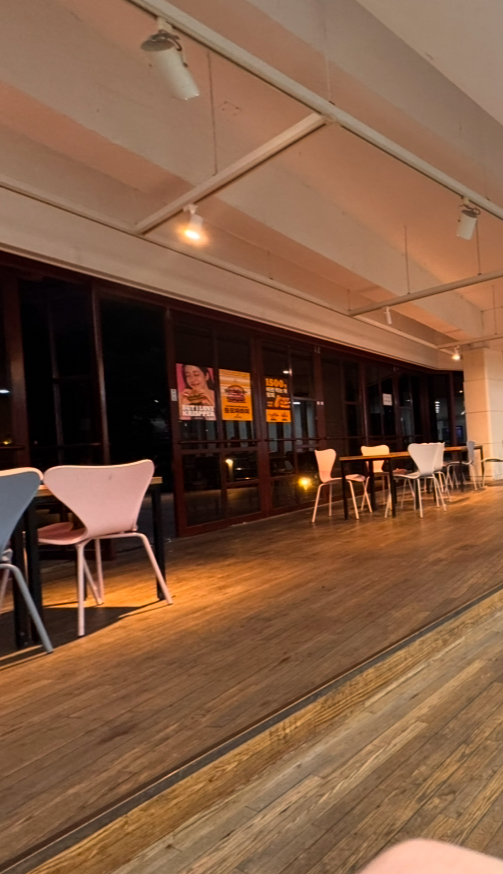
#> input picture assn3/images/IMG_7311.jpg, 503 x 874 px
$ jupyter execute panorama.ipynb
#> lines starting #> are read from the running program, lines starting #| are printed output that depends on the picture; after the words box and inside, x2 and y2 are one past the last pixel; in counts of white or black regions, pixels touching at a corner belong together
[cell 1]
import cv2
import numpy as np
import glob
import argparse
import os

[cell 2]
def detect_and_match_features(img1, img2):
    # SIFT keypoints + descriptors
    sift = cv2.SIFT_create()
    kp1, des1 = sift.detectAndCompute(img1, None)
    kp2, des2 = sift.detectAndCompute(img2, None)
    # BFMatcher with L2 norm
    bf = cv2.BFMatcher(cv2.NORM_L2, crossCheck=True)
    matches = sorted(bf.match(des1, des2), key=lambda x: x.distance)
    pts1 = np.float32([kp1[m.queryIdx].pt for m in matches])
    pts2 = np.float32([kp2[m.trainIdx].pt for m in matches])
    return pts1, pts2

[cell 3]
def ransac_homography(src_pts, dst_pts, thresh=5.0, max_iter=2000):
    best_H, best_inliers = None, []
    n = len(src_pts)
    if n < 4:
        return None
    for _ in range(max_iter):
        idx = np.random.choice(n, 4, replace=False)
        H = cv2.getPerspectiveTransform(src_pts[idx], dst_pts[idx])
        proj = cv2.perspectiveTransform(src_pts.reshape(-1,1,2), H).reshape(-1,2)
        d = np.linalg.norm(dst_pts - proj, axis=1)
        inliers = np.where(d < thresh)[0]
        if len(inliers) > len(best_inliers):
            best_inliers = inliers
            best_H = H
    if best_H is not None and len(best_inliers) >= 4:
        best_H, _ = cv2.findHomography(src_pts[best_inliers], dst_pts[best_inliers], 0)
    return best_H

[cell 4]
def accumulate_homographies(images, ref_idx=0):
    N = len(images)
    Hs = [None]*N
    Hs[ref_idx] = np.eye(3, dtype=np.float32)
    # backward
    for i in range(ref_idx-1, -1, -1):
        p_src, p_dst = detect_and_match_features(images[i], images[i+1])
        H = ransac_homography(p_src, p_dst)
        Hs[i] = Hs[i+1] @ np.linalg.inv(H)
    # forward
    for i in range(ref_idx+1, N):
        p_src, p_dst = detect_and_match_features(images[i], images[i-1])
        H = ransac_homography(p_src, p_dst)
        Hs[i] = Hs[i-1] @ H
    return Hs

[cell 5]
def warp_images(images, Hs):
    # Compute canvas bounds
    corners = []
    for img, H in zip(images, Hs):
        h, w = img.shape[:2]
        pts = np.array([[0,0],[w,0],[w,h],[0,h]], np.float32).reshape(-1,1,2)
        warped = cv2.perspectiveTransform(pts, H)
        corners.append(warped.reshape(-1,2))
    all_pts = np.vstack(corners)
    x_min, y_min = np.int32(all_pts.min(axis=0) - 0.5)
    x_max, y_max = np.int32(all_pts.max(axis=0) + 0.5)
    trans = np.array([[1,0,-x_min],[0,1,-y_min],[0,0,1]], np.float32)
    canvas = (x_max-x_min, y_max-y_min)

    warped_imgs, masks = [], []
    for img, H in zip(images, Hs):
        Ht = trans @ H
        wimg = cv2.warpPerspective(img, Ht, canvas)
        mask = cv2.warpPerspective(np.ones(img.shape[:2], np.uint8), Ht, canvas)
        warped_imgs.append(wimg)
        masks.append(mask)
    return warped_imgs, masks

[cell 6]
def blend_images_poisson(warped_imgs, masks, ref_idx=0):
    # 시작 파노라마는 기준 이미지의 워핑 결과
    panorama = warped_imgs[ref_idx].copy()
    N = len(warped_imgs)
    for i in range(N):
        if i == ref_idx:
            continue
        mask = masks[i]
        if mask.sum() == 0:
            continue
        # 마스크 영역 ROI 계산
        x,y,w,h = cv2.boundingRect(mask)
        src_roi  = warped_imgs[i][y:y+h, x:x+w]
        mask_roi = mask[y:y+h, x:x+w]
        # 중심점
        center = (x + w//2, y + h//2)
        # Poisson 블렌딩
        panorama = cv2.seamlessClone(src_roi, panorama, mask_roi, center, cv2.NORMAL_CLONE)
    return panorama

[cell 7]
def stitch_images(images, ref_idx=0):
    Hs = accumulate_homographies(images, ref_idx)
    warped, masks = warp_images(images, Hs)
    pano = blend_images_poisson(warped, masks, ref_idx)
    return pano

[cell 8]
def main():
    parser = argparse.ArgumentParser()
    parser.add_argument("--images_dir",  required=True, help="Input images folder")
    parser.add_argument("--output",      default="panorama.jpg", help="Output filename")
    parser.add_argument("--ref_idx", type=int, default=0, help="Reference image index")
    args = parser.parse_args()

    paths = sorted(glob.glob(os.path.join(args.images_dir, "*.*")))
    imgs  = [cv2.imread(p) for p in paths]
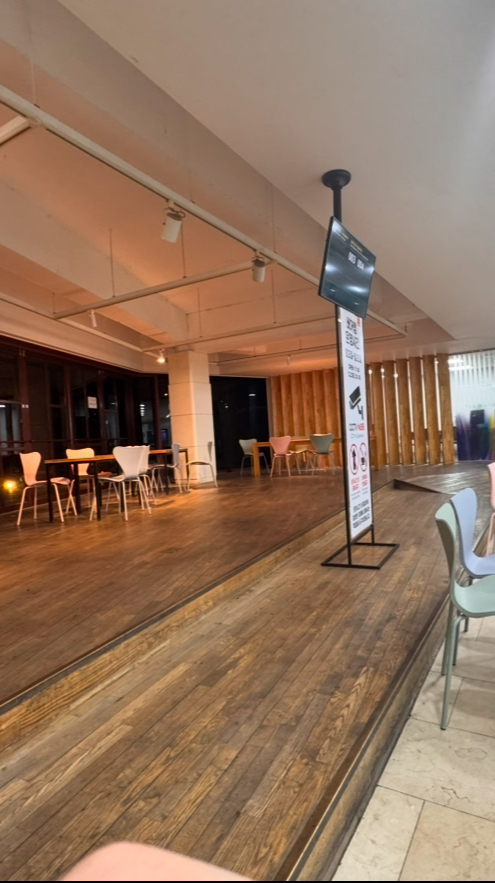
#> input picture assn3/images/IMG_7312.jpg, 495 x 883 px
#> imgs = 2 items
    if any(im is None for im in imgs):
        raise RuntimeError("이미지를 불러오는 데 실패했습니다.")

    result = stitch_images(imgs, args.ref_idx)
#> in accumulate_homographies, `N = len(images)`: N = 2
#> in accumulate_homographies, `Hs = [None]*N`: Hs = 2 items
#> the loop in accumulate_homographies, `for i in range(ref_idx+1, N):` made 1 pass
#> (matches in detect_and_match_features, n in ransac_homography) on pass 1: (643 matches, 643)
#> after the loop in accumulate_homographies, `for i in range(ref_idx+1, N):`: Hs = [[[1, 0, 0], [0, 1, 0], [0, 0, 1]], [[1, -6.06e-05, 295], [0.000268, 1, -3.02], [4.38e-07, -5.8e-08, 1]]]
#> the loop in warp_images, `for img, H in zip(images, Hs):` made 2 passes
#> (H, h, w, warped) on pass 1: ([[1, 0, 0], [0, 1, 0], [0, 0, 1]], 874, 503, [[0, 0], [503, 0], [503, 874], [0, 874]])
#> (h, w, pts, warped) on pass 2: (883, 495, [[0, 0], [495, 0], [495, 883], [0, 883]], [[295, -3.02], [789.9, -2.89], [789.9, 880], [295, 880]])
#> after the loop in warp_images, `for img, H in zip(images, Hs):`: corners = [[[0, 0], [503, 0], [503, 874], [0, 874]], [[295, -3.02], [789.9, -2.89], [789.9, 880], [295, 880]]]
#> in warp_images, `all_pts = np.vstack(corners)`: all_pts = [[0, 0], [503, 0], [503, 874], [0, 874], [295, -3.02], [789.9, -2.89], [789.9, 880], [295, 880]]
#> in warp_images, `x_min, y_min = np.int32(all_pts.min(axis=0) - 0.5)`: x_min = 0; y_min = -3
#> in warp_images, `x_max, y_max = np.int32(all_pts.max(axis=0) + 0.5)`: x_max = 790; y_max = 880
#> in warp_images, `trans = np.array([[1,0,-x_min],[0,1,-y_min],[0,0,1]], np.float32)`: trans = [[1, 0, 0], [0, 1, 3], [0, 0, 1]]
#> in warp_images, `canvas = (x_max-x_min, y_max-y_min)`: canvas = (790, 883)
#> the loop in warp_images, `for img, H in zip(images, Hs):` made 2 passes
#> (H, Ht) on pass 1: ([[1, 0, 0], [0, 1, 0], [0, 0, 1]], [[1, 0, 0], [0, 1, 3], [0, 0, 1]])
#> pass 1, in warp_images, `wimg = cv2.warpPerspective(img, Ht, canvas)`:
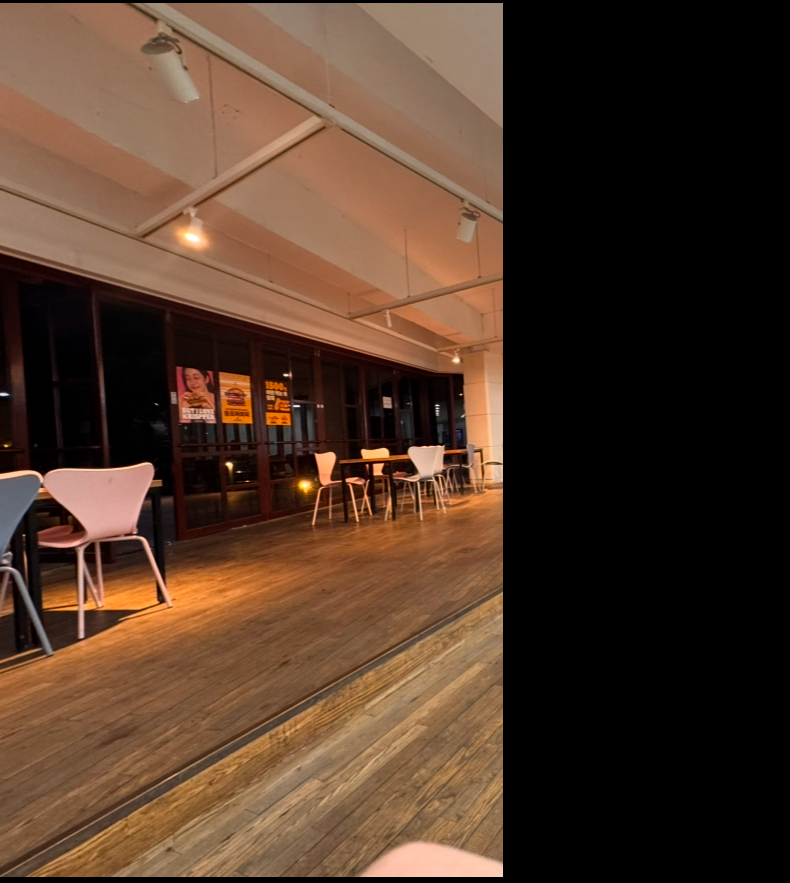
#> wimg: shape (883, 790, 3); mean B, G, R 40.6, 56.3, 79.9
#> pass 1, in warp_images, `mask = cv2.warpPerspective(np.ones(img.shape[:2], np.uint8), Ht, canvas)`:
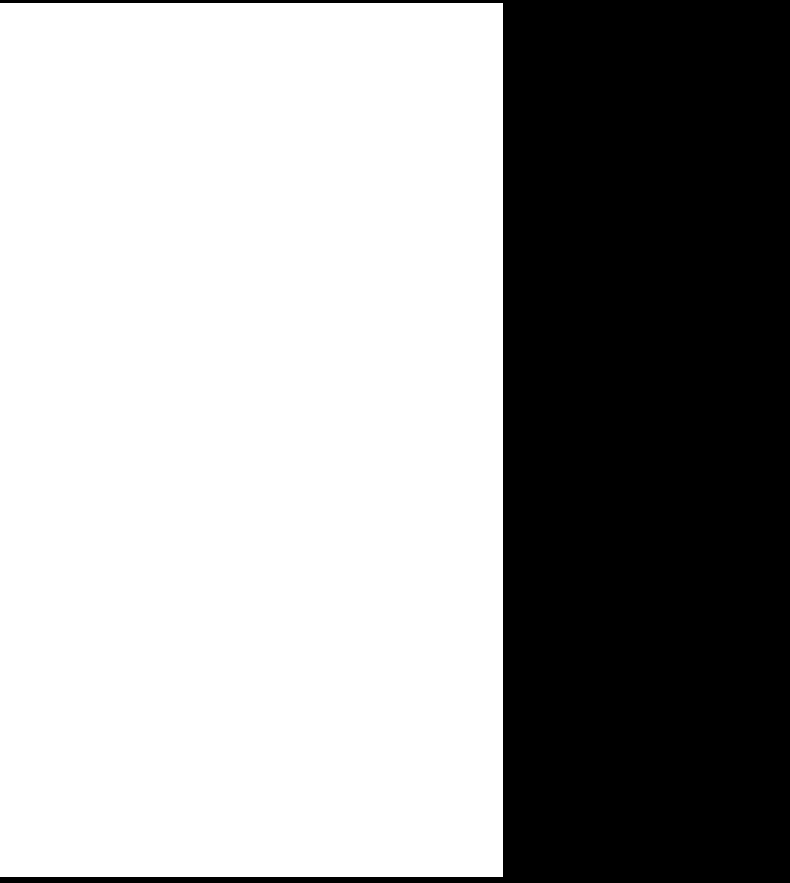
#> mask: shape (883, 790); values 0 (black) and 1 (white), 63% white; 1 black region, box (x1, y1, x2, y2) and area: (0, 0, 790, 883) 257948
#> pass 2, in warp_images, `wimg = cv2.warpPerspective(img, Ht, canvas)`:
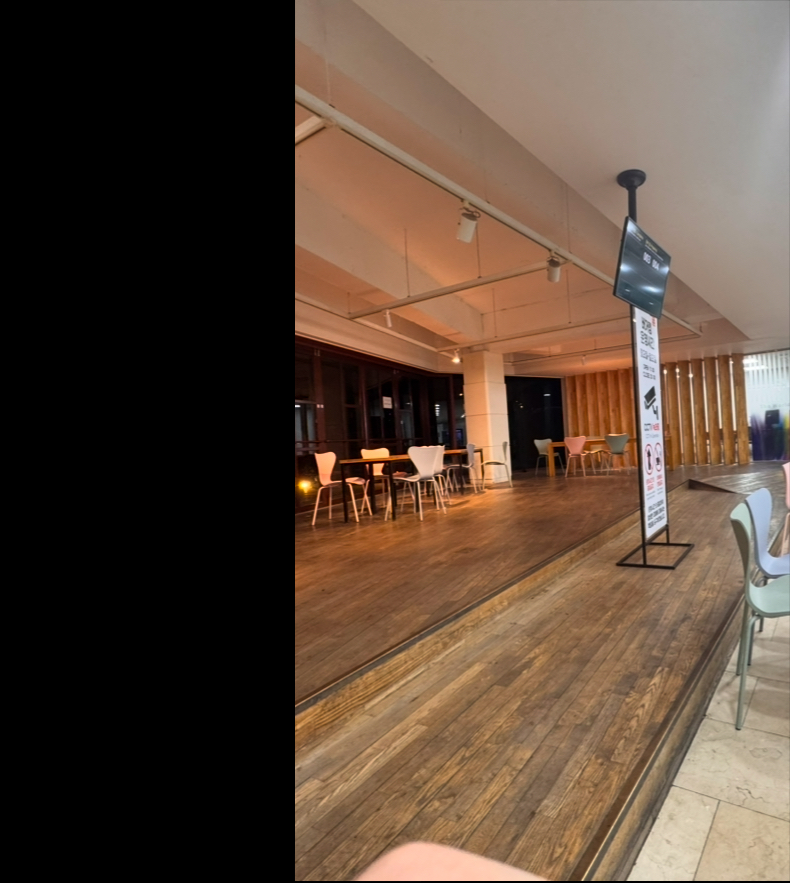
#> wimg: shape (883, 790, 3); mean B, G, R 57.3, 71.6, 90.7
#> pass 2, in warp_images, `mask = cv2.warpPerspective(np.ones(img.shape[:2], np.uint8), Ht, canvas)`:
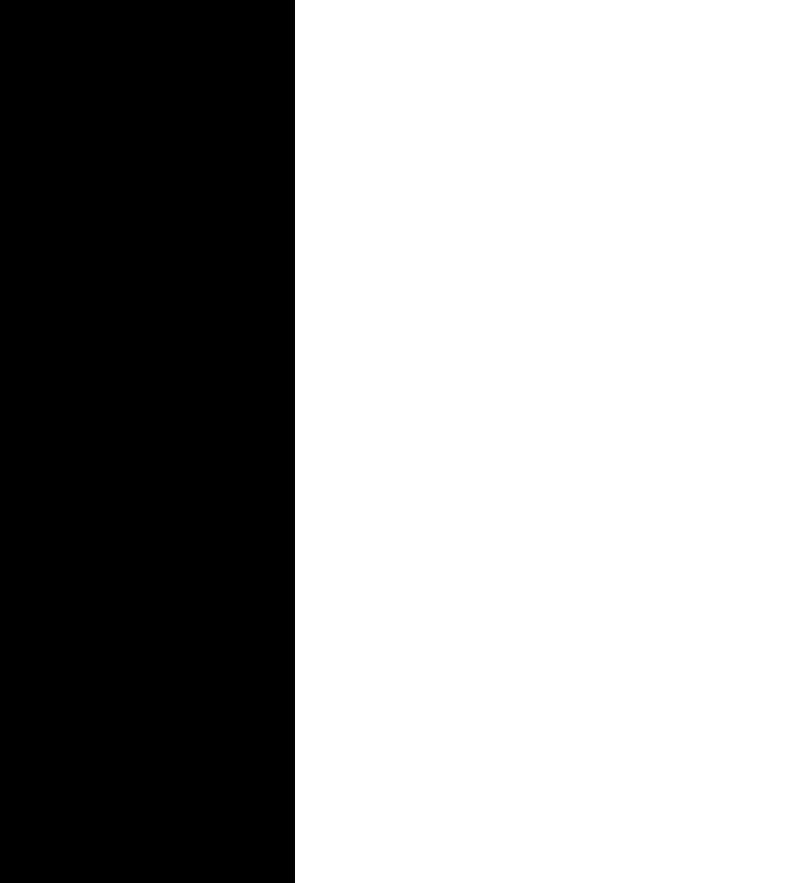
#> mask: shape (883, 790); values 0 (black) and 1 (white), 62.7% white; 1 black region, box (x1, y1, x2, y2) and area: (0, 0, 295, 883) 260485
#> after the loop in warp_images, `for img, H in zip(images, Hs):`: masks = 2 items
#> in blend_images_poisson, `N = len(warped_imgs)`: N = 2
#> the loop in blend_images_poisson, `for i in range(N):` made 2 passes
#> (x, y, w, h, center) on pass 2: (295, 0, 495, 883, (542, 441))
    cv2.imwrite(args.output, result)
    print(f"파노라마가 {args.output}에 저장되었습니다.")
